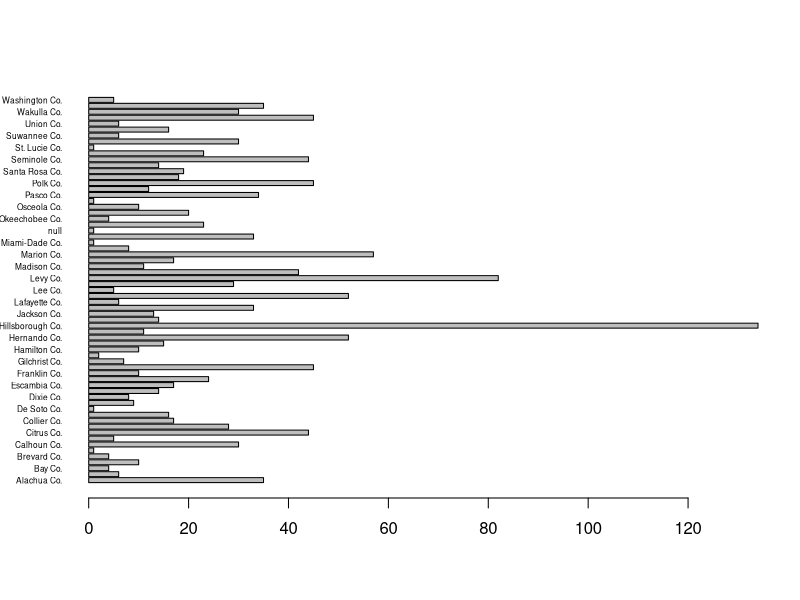
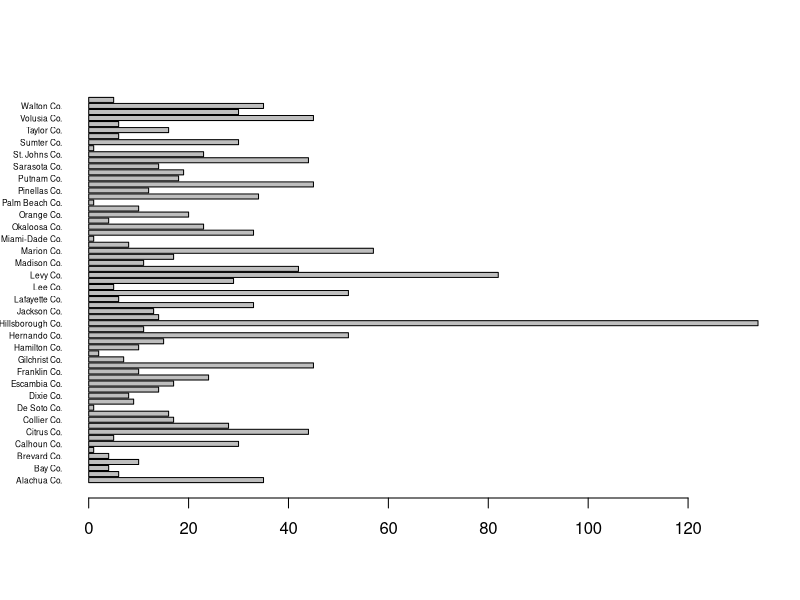
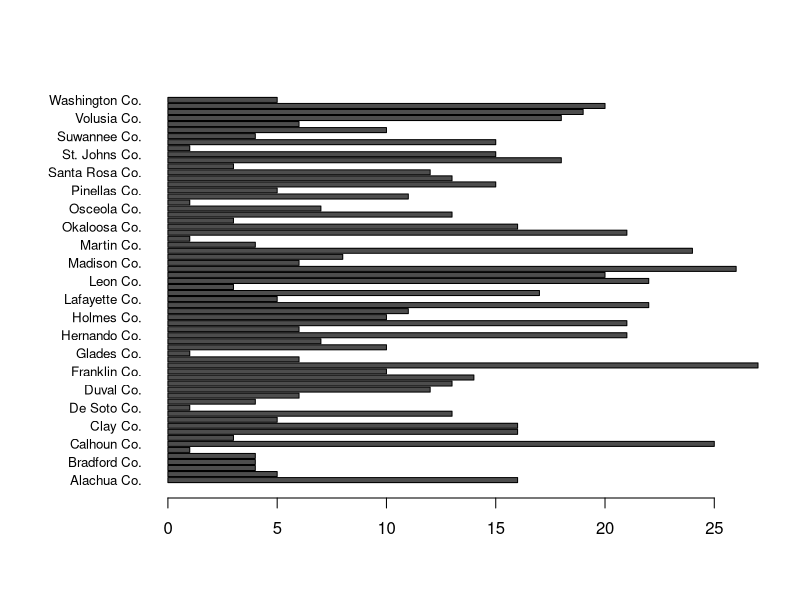

These figures' R source, in order:
#Some R Basics using Atlas of Florida Plants data.

Carex <- read.csv("Carex_FL.csv", header = TRUE)

#Some basic information can be retrieved immediately.

species = unique(Carex$species)

Carex_counties = table(Carex$county)

#We can even do a fast barplot.

barplot(Carex_counties,
        horiz = TRUE,
        las = 1,
        cex.names = 0.5)

#This reveals that we need to do some data cleanup (null county entry).

Carex_clean = Carex[Carex$county != "null",] #We employ some R syntax here to drop null entries.

Carex_counties = table(Carex_clean$county)

barplot(table(Carex_clean$county), #You can fold the table command into the barplot call.
        horiz = TRUE,
        las = 1,
        cex.names = 0.5)

###Optional - clean this plot up a little.

#We can look for which counties have the most individual species.

county_list = sapply(names(Carex_counties), function(x){
  pull = Carex[Carex$county == x,]
  n = unique(pull$species)
})

county_count = lapply(county_list, length)

county_count = as.matrix(county_count)

#Set plot parameters and make barplot

par(mar = c(5, 8, 4, 2) + 0.1)

barplot(t(county_count),
        horiz = TRUE,
        las = 1,
        cex.names = 0.8)

par(mar = c(5, 4, 4, 2) + 0.1)
